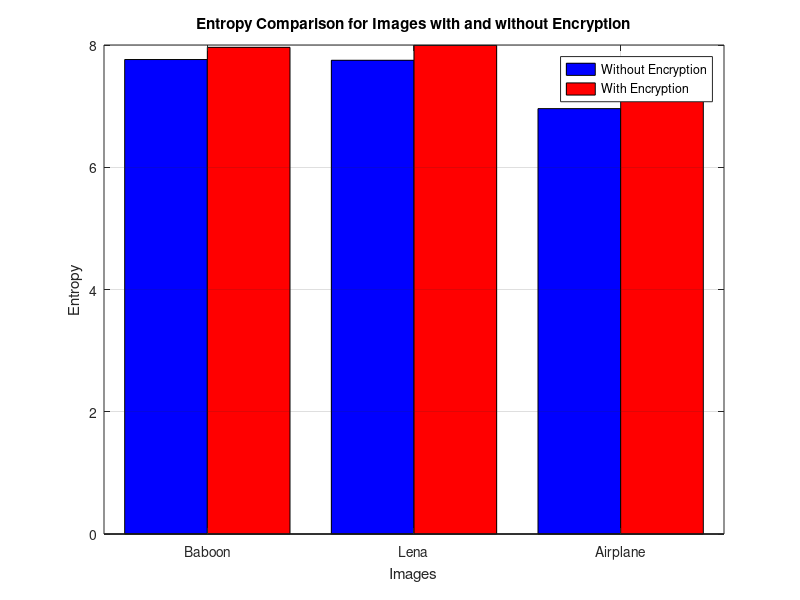

The MATLAB script that drew this image:
% قيم الانتروبي للصور الثلاثة في الحالتين
entropy_without_encryption = [7.7624, 7.7502, 6.9593]; % هذه القيم افتراضية، قم باستبدالها بالقيم الحقيقية
entropy_with_encryption = [7.962, 7.9936, 7.5980];   % هذه القيم افتراضية، قم باستبدالها بالقيم الحقيقية

% أسماء الصور
image_names = {'Baboon', 'Lena', 'Airplane'};

% إنشاء الرسم
figure;

% عرض البيانات على شكل بار
bar_width = 0.4;
bar1 = bar((1:3) - bar_width/2, entropy_without_encryption, bar_width, 'b');
hold on;
bar2 = bar((1:3) + bar_width/2, entropy_with_encryption, bar_width, 'r');

% إعداد المحاور وعناوين الرسم
set(gca, 'XTick', 1:3, 'XTickLabel', image_names);
xlabel('Images');
ylabel('Entropy');
title('Entropy Comparison for Images with and without Encryption');
legend('Without Encryption', 'With Encryption');

% تحسين مظهر الرسم
grid on;
hold off;
